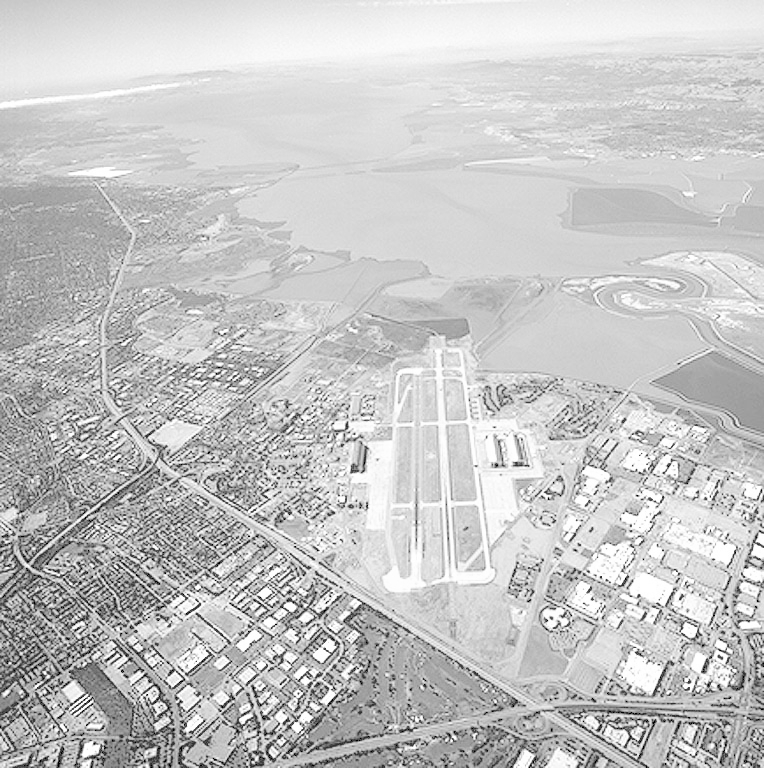
#> input picture material/Bilder/Aerial.jpg, 764 x 768 px; its folder holds only this picture in this run
$ jupyter execute ex4_3_orig.ipynb   (shell and % lines are left out)
#> lines starting #> are read from the running program, lines starting #| are printed output that depends on the picture
# Aufgabe 3: Inverse Filterung
Ist der einem aufgenommenen Bild $g$ zugrundeliegende Störfunktion $h$ und dessen Fouriertransformierte $H$ bekannt, so kann mittels *inverser Filterung* das Originalbild
\begin{align}
  \widehat{F}(u, v) &= \frac{G(u,v)}{H(u,v)}
\end{align}
rekonstruiert werden.
Dabei ist
\begin{align}
  \widehat{F}(u, v) &= F(u,v) + \frac{N(u,v)}{H(u,v)}
\end{align}
weiterhin durch einen unbekannten additiven Rauschprozess $n$ gestört.

Modellieren Sie einen selbstgewählten Störprozess (beispielsweise die durch Bewegung der Kamera während der Bildaufnahme erzeugte Unschärfe und atmosphärische Störungen, siehe Vorlesungsfolien) und simulieren Sie dessen Auswirkungen auf einigen Beispielbildern!
Versuchen Sie nun, mittels inverser Filterung das Originalbild zu rekonstruieren!
Wiederholen Sie diesen Versuch mit verschiedenen - dem eigentlichen Störprozess einhergehenden - Rauschprozessen und variieren Sie deren Intensitäten!
Beschreiben und erklären Sie Ihre Beobachtungen!

## 0. Pfade, Pakete etc.

[cell 1]
import glob
import urllib.request

import matplotlib.pyplot as plt
import matplotlib.colors as mcolors

import imageio
import numpy as np

import math

[cell 2]
image_filter = './../material/Bilder/*.jpg'

## 1. Definition der Störprozesse

Definieren Sie den **Störprozess** als Funktion $H$ der Koordinaten $(u,v)$ im Frequenzbereich. Tipp: Verwenden Sie normalisierte Werte $\in [-1,1]$!

[cell 3]
T = 1
a = b = 5
H = lambda u,v: (1 / (np.pi * (u*a + v*b) + 0.0000001)) * np.sin(np.pi * (u*a + v*b)) * np.exp(-1j * np.pi * (u*a + v*b))

Geben Sie nun einen additiven **Rauschprozess** als Funktion $N$ an, die ebenfalls im Frequenzbereich vorliegt.

[cell 4]
N = lambda u,v: np.complex(np.cos(np.random.rand(1) * np.pi) + 1j * np.sin(np.random.rand(1) * np.pi))

## 2. Laden des Bildes

[cell 5]
image_path = np.random.choice(glob.glob(image_filter))
image = imageio.imread(image_path)
#> image is the input picture: shape (768, 764); min 0, max 255, mean 197.2

Für diese Aufgabe ist es wichtig, das Bild im Fließkommaformat vorliegen zu haben. Andernfalls kann der Median nicht immer korrekt berechent werden. Konvertieren sie `image` zu einer geeigneten Repräsentation:

[cell 6]
image_max = np.float32(np.max(image))  # Maximum bestimmen
#> image_max = 255
image_min = np.float32(np.min(image))  # Minimum bestimmen
#> image_min = 0
image = (np.float32(image) - image_min) / (image_max-image_min)

## 3. Simulation der Störung

Wir definieren zunächst eine Hilfsfunktion `ex4_apply_noise`, die ein Originalbild $f$ mit den Prozessen $H$ und $N$ stört und das gestörte Bild $g$ sowie die Fouriertransformierte $G$ zurückgibt:

[cell 7]
def ex4_apply_noise(f, H, N):
    # Fouriertransformation
    F = np.fft.fftshift(np.fft.fft2(f))

    G = np.zeros_like(F)

    for u, v in np.ndindex(*f.shape):
        u_ = 2 * (float(u) / f.shape[0]) - 1.0
        v_ = 2 * (float(v) / f.shape[1]) - 1.0

        # Anwendung des Prozesses N und H
        G[u,v] = F[u,v] * H(u_, v_) + N(u_, v_)

    g = np.real(np.fft.ifft2(np.fft.ifftshift(G)))
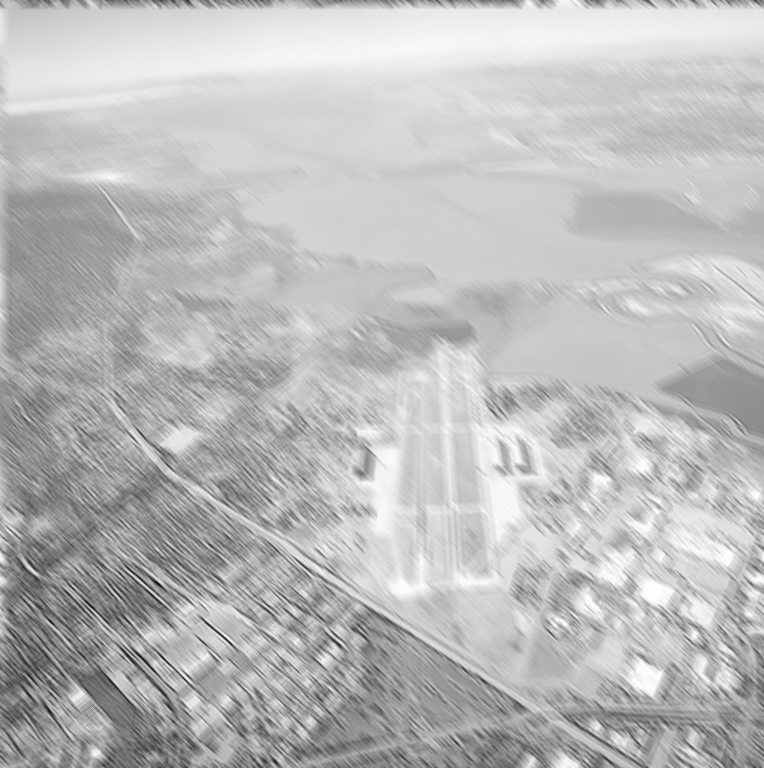
#> g: shape (768, 764) float64; min -0.646, max 0.231, mean 4.77e-18; drawn with min black and max white
    return G, g

Die Funktion wird nun eingesetzt, um das Bild einmal nur durch $H$ und einmal durch $H$ und $N$ zu stören.

[cell 8]
G1, g1 = ex4_apply_noise(image, H, lambda u, v: 0)  # Störung nur durch H, N ist 0
G2, g2 = ex4_apply_noise(image, H, N)

Visualisieren Sie `image`, `g1` und `g2` nebeneinander:

[cell 9]
plt.figure()
plt.imshow(g1, cmap='gray')

[cell 10]
plt.figure()
plt.imshow(g2, cmap='gray')

## 4. Rekonstruktion
Es soll nun versucht werden, das Originalbild $f$ aus `g1` und `g2` mittels inverser Filterung wiederherzustellen. Dazu definieren wir zunächst eine Funktion `ex4_inverse_filter`, die mit Hilfe der Gleichung (1) eine solche durchführt und das entstörte Bild $f'$ zurückgibt. Dabei ist diesmal allerdings nur $H$ bekannt:

[cell 11]
def ex4_inverse_filter(g, H):
    G = np.fft.fftshift(np.fft.fft2(g))
    F_hat = np.ones(G.shape, dtype=np.complex)
    for v in range(G.shape[1]):
        for u in range(G.shape[0]):
            u_ = 2 * (float(u) / g.shape[0]) - 1.0
            v_ = 2 * (float(v) / g.shape[1]) - 1.0


            F_hat[u, v] = G[u, v] / H(u_, v_)

    inf_idxs = np.argwhere(np.isinf(F_hat))
#> inf_idxs = [[192, 573], [384, 382], [576, 191]]
    for inf_idx in inf_idxs:
        F_hat[inf_idx[0], inf_idx[1]] = 0.0 + 0.0j
#> this loop made 3 passes

    f_ = np.real(np.fft.ifft2(np.fft.ifftshift(F_hat)))
    return f_

Die Funktion wird jetzt für `g1` und `g2` aufgerufen:

[cell 12]
f1_ = ex4_inverse_filter(g1, H)
f2_ = ex4_inverse_filter(g2, H)
#> the loop in ex4_inverse_filter (call 2), `for inf_idx in inf_idxs:` made 3 passes
#> in ex4_inverse_filter (call 2), `f_ = np.real(np.fft.ifft2(np.fft.ifftshift(F_hat)))`:
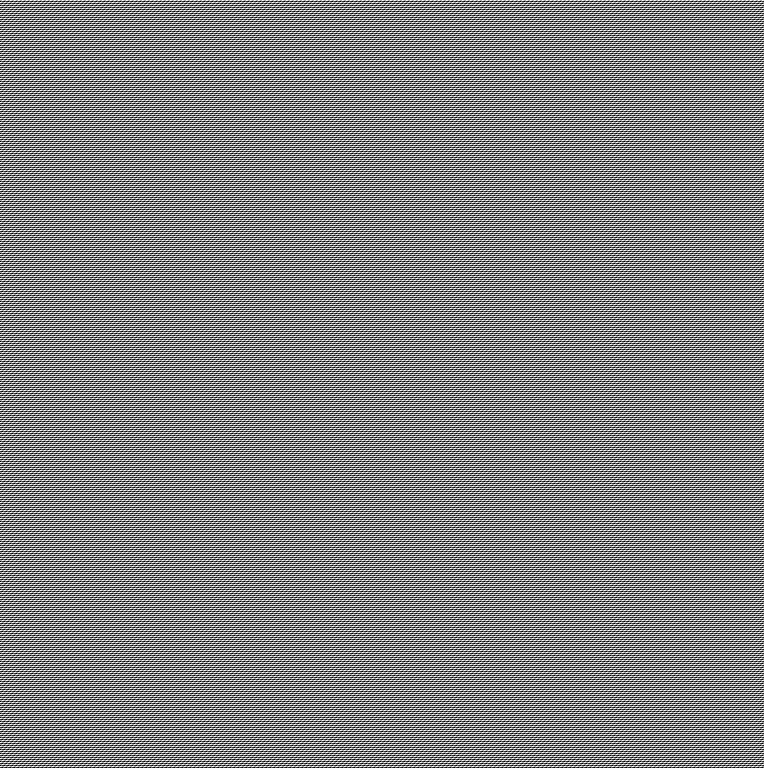
#> f_: shape (768, 764) float64; min -6.72e+10, max 6.52e+10, mean 0; drawn with min black and max white
